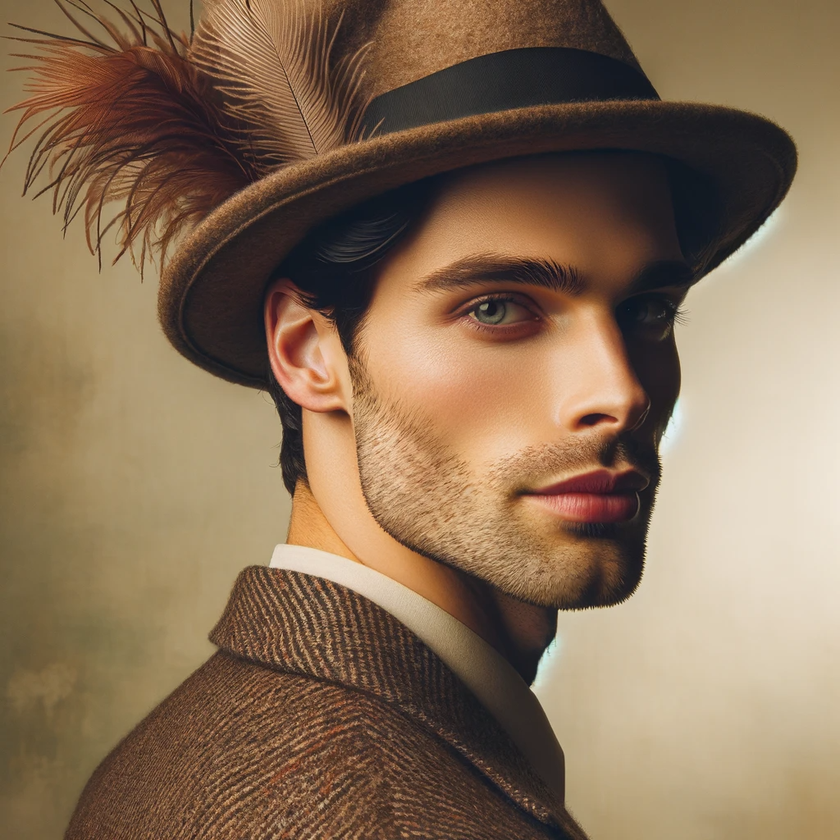
#> input picture 02_opencv/img/like_lenna.png, 840 x 840 px, shrunk from 1024 x 1024 before the run
$ python histo_gray.py
#> lines starting #> are read from the running program, lines starting #| are printed output that depends on the picture
import cv2
import numpy as np
import matplotlib.pylab as plt

# @이미지를 그레이스케일로 읽고 출력
img = cv2.imread('../img/like_lenna.png', cv2.IMREAD_GRAYSCALE)
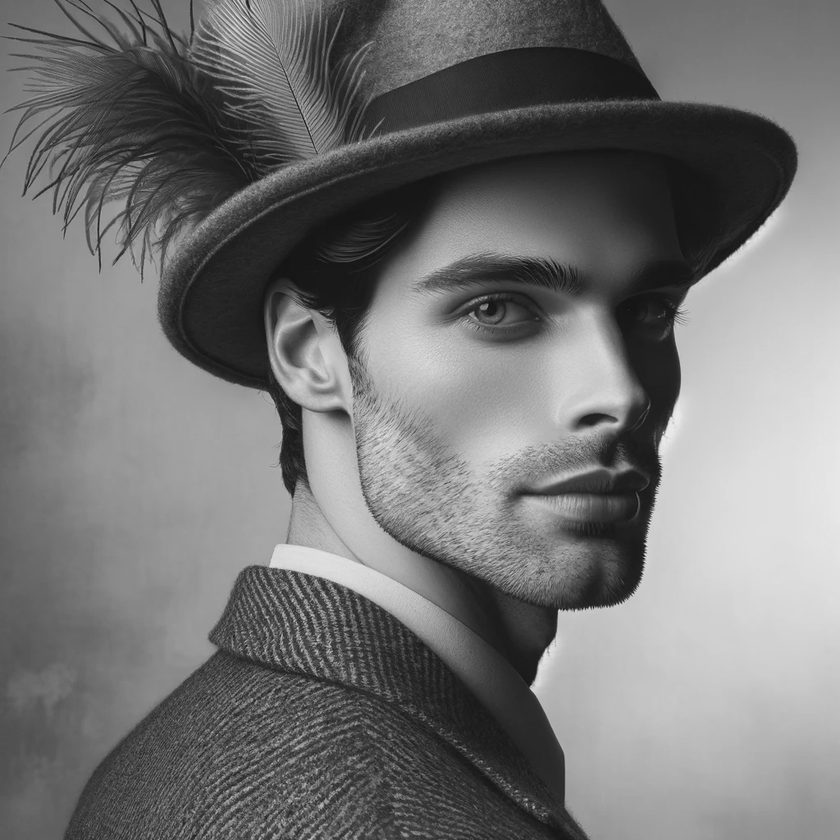
#> img: shape (840, 840); min 12, max 235, mean 116.2
cv2.imshow('img', img)

# @히스토그램 계산 및 그리기
hist = cv2.calcHist([img], [0], None, [256], [0, 256])
#> hist = 256 values, max 8760 at index 32, min 0 at index 0, mean 2756.2
plt.plot(hist)

print("hist.shape : ", hist.shape)      # 히스토그램의 shapr 값
#| hist.shape :  (256, 1)
print("hist.sum() : ", hist.sum(), "img.shape : ", img.shape)   # 히스토그램 총 합계와 이미지 크기
#| hist.sum() :  705600.0 img.shape :  (840, 840)
plt.show()
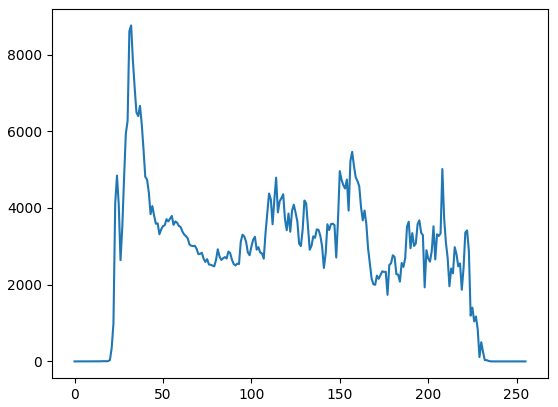
#> figure drawn by matplotlib, 1 panel; curve peaks at x = 32, y = 8760

$ run again, with 02_opencv/img/man_chromakey.jpg saved as 02_opencv/img/like_lenna.png
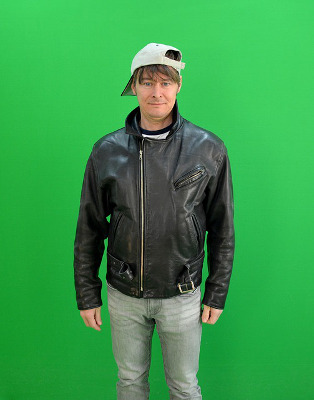
#> input picture 02_opencv/img/man_chromakey.jpg, 314 x 400 px
#> `img = cv2.imread('../img/like_lenna.png', cv2.IMREAD_GRAYSCALE)`:
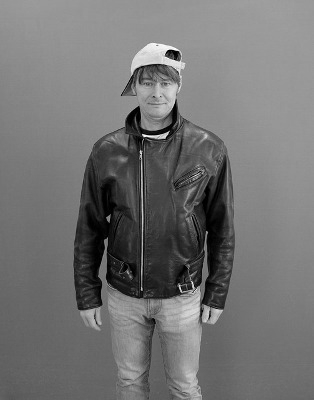
#> img: shape (400, 314); min 0, max 254, mean 114.9
#> hist = 256 values, max 3240 at index 148, min 0 at index 251, mean 490.6
#| hist.shape :  (256, 1)
#| hist.sum() :  125600.0 img.shape :  (400, 314)
#> `plt.show()`:
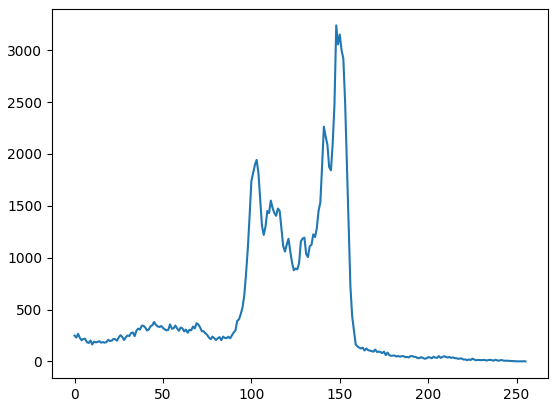
#> figure drawn by matplotlib, 1 panel; curve peaks at x = 148, y = 3240

$ run again, with 02_opencv/img/sample.jpg saved as 02_opencv/img/like_lenna.png
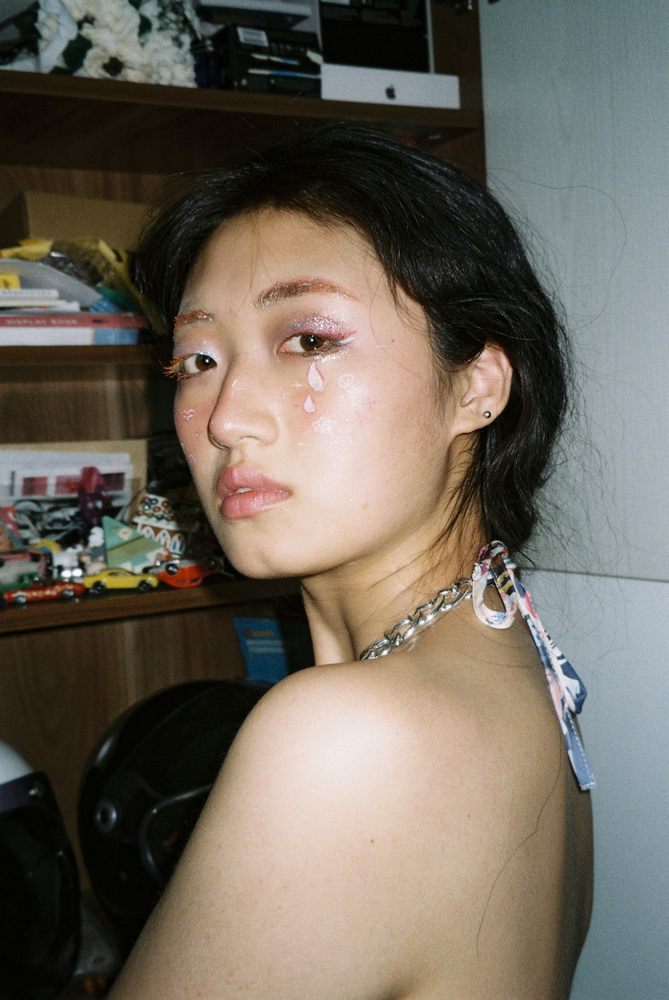
#> input picture 02_opencv/img/sample.jpg, 669 x 1000 px, shrunk from 2433 x 3637 before the run
#> `img = cv2.imread('../img/like_lenna.png', cv2.IMREAD_GRAYSCALE)`:
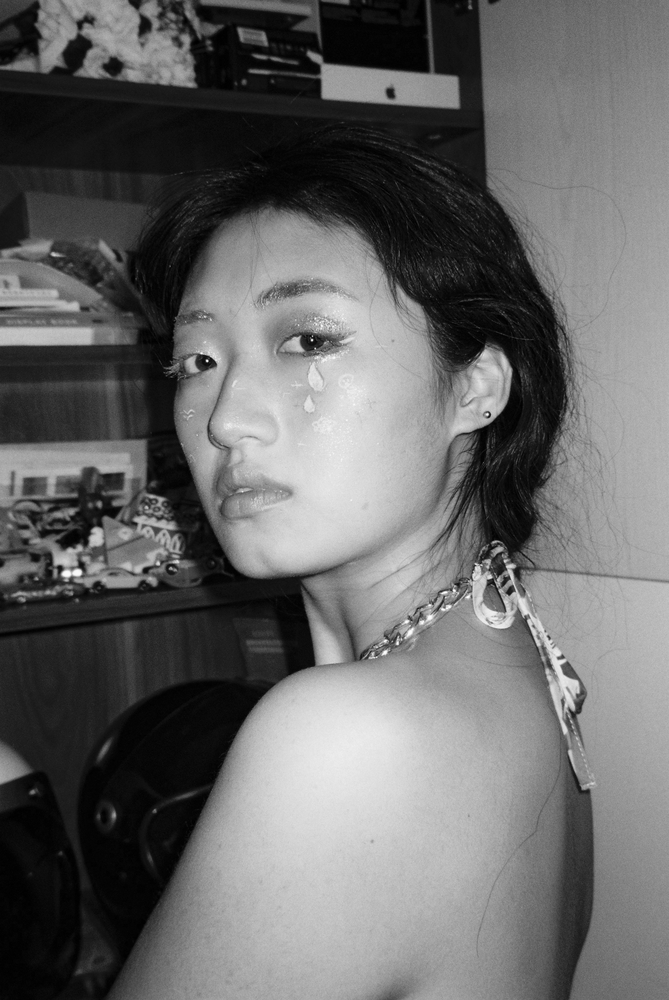
#> img: shape (1000, 669); min 0, max 255, mean 103.8
#> hist = 256 values, max 8352 at index 5, min 3 at index 253, mean 2613.3
#| hist.shape :  (256, 1)
#| hist.sum() :  669000.0 img.shape :  (1000, 669)
#> `plt.show()`:
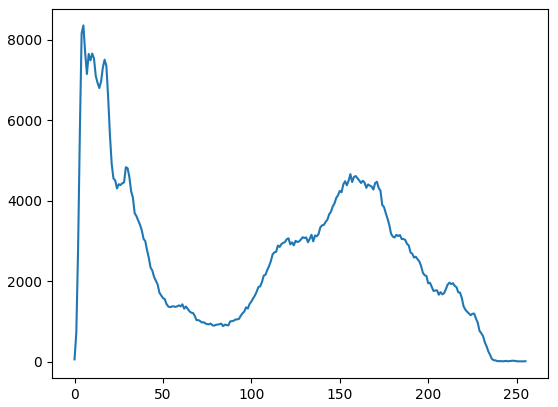
#> figure drawn by matplotlib, 1 panel; curve peaks at x = 5, y = 8352

$ run again, with 02_opencv/img/yate.jpg saved as 02_opencv/img/like_lenna.png
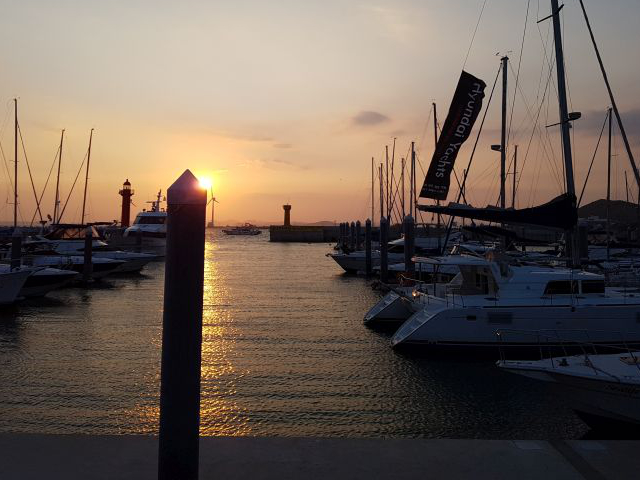
#> input picture 02_opencv/img/yate.jpg, 640 x 480 px
#> `img = cv2.imread('../img/like_lenna.png', cv2.IMREAD_GRAYSCALE)`:
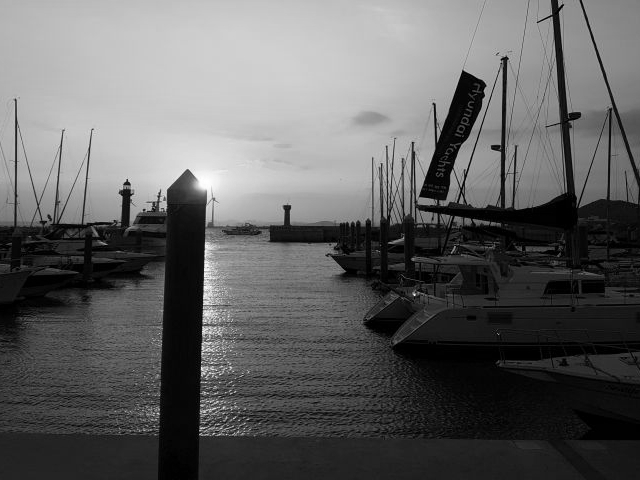
#> img: shape (480, 640); min 0, max 255, mean 97.5
#> hist = 256 values, max 4974 at index 35, min 2 at index 255, mean 1200
#| hist.shape :  (256, 1)
#| hist.sum() :  307200.0 img.shape :  (480, 640)
#> `plt.show()`:
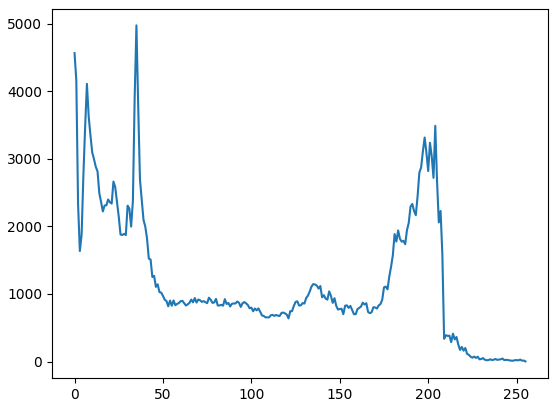
#> figure drawn by matplotlib, 1 panel; curve peaks at x = 35, y = 4974
